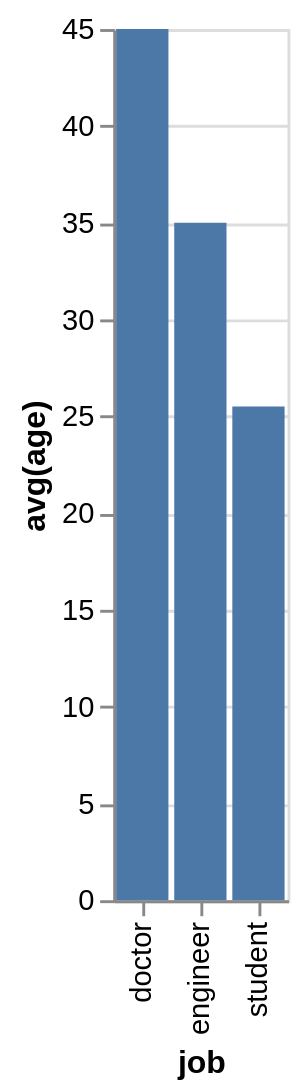

The specification (Vega-Lite) saved for this image:
### Vega-Lite specification from a JSON file in a GitHub repository (floating-point values rounded to 4 significant figures)
{"data": {"values": [{"x_data": "doctor", "y_data": 45}, {"x_data": "engineer", "y_data": 35}, {"x_data": "student", "y_data": 25.5}]}, "mark": "bar", "encoding": {"x": {"field": "x_data", "type": "nominal", "title": "job", "sort": {"op": "sum", "field": "y_data", "order": "descending"}}, "y": {"field": "y_data", "type": "quantitative", "title": "avg(age)"}}}
